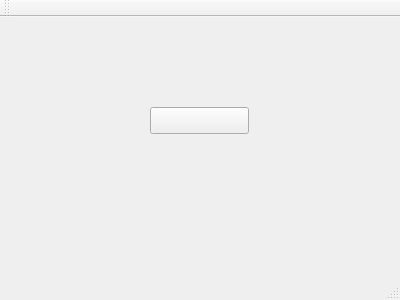
<?xml version="1.0" encoding="UTF-8"?>
<ui version="4.0">
 <class>MainWindow</class>
 <widget class="QMainWindow" name="MainWindow">
  <property name="geometry">
   <rect>
    <x>0</x>
    <y>0</y>
    <width>400</width>
    <height>300</height>
   </rect>
  </property>
  <property name="windowTitle">
   <string>MainWindow</string>
  </property>
  <widget class="QWidget" name="centralWidget">
   <widget class="QPushButton" name="pushButton">
    <property name="geometry">
     <rect>
      <x>150</x>
      <y>90</y>
      <width>99</width>
      <height>27</height>
     </rect>
    </property>
    <property name="text">
     <string/>
    </property>
   </widget>
  </widget>
  <widget class="QMenuBar" name="menuBar">
   <property name="geometry">
    <rect>
     <x>0</x>
     <y>0</y>
     <width>400</width>
     <height>25</height>
    </rect>
   </property>
  </widget>
  <widget class="QToolBar" name="mainToolBar">
   <attribute name="toolBarArea">
    <enum>TopToolBarArea</enum>
   </attribute>
   <attribute name="toolBarBreak">
    <bool>false</bool>
   </attribute>
  </widget>
  <widget class="QStatusBar" name="statusBar"/>
 </widget>
 <layoutdefault spacing="6" margin="11"/>
 <resources/>
 <connections/>
</ui>
